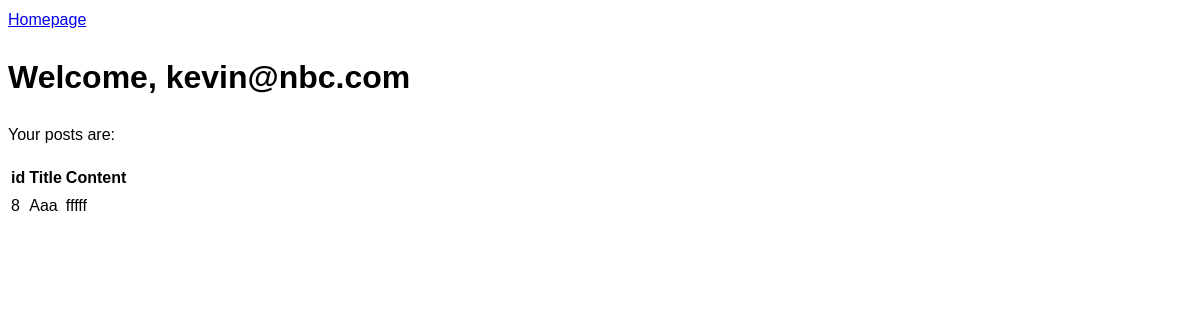
/profile/4 (signed in), run on an earlier commit of the app's database.
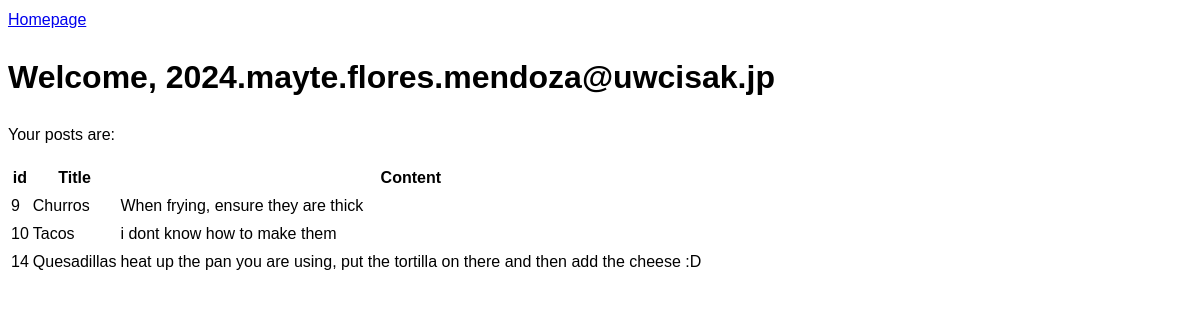
And on a later commit of the database.
### tables this page shows
CREATE TABLE users (
        id INTEGER PRIMARY KEY,
        email TEXT NOT NULL,
        password TEXT
    );

CREATE TABLE posts (
        id INTEGER PRIMARY KEY,
        title VARCHAR(100),
        content TEXT,
        ingredients TEXT,
        user_id INTEGER,
        FOREIGN KEY (user_id) REFERENCES users(id) on delete cascade 
    );

### main.py (the view)
@app.route('/profile/<user_id>', methods=['GET','POST'])
def profile(user_id:int): #Get the user_id to know which user it is
    if request.cookies.get('user_id'): #Check if user is logged in (For security purposes)
        db = database_worker("social_net.db")
        user,posts = None, None
        user= db.search(f"SELECT * from users where id={user_id}")
        if user:
            posts = db.search(f"select * from posts where user_id={user_id}")
            user = user[0] #remeber db.search returns a list
        return render_template("profile.html", user=user, posts=posts) #Showcases the user name and posts
    else:
        return redirect('login')

### my_lib.py (called while the page is built)
    def search(self, query):
        result = self.cursor.execute(query).fetchall()
        return result

### Templates/profile.html (shortened to what this page needs)
<!DOCTYPE html>
<html lang="en">
<head>
    <link rel="stylesheet" href="/static/home.css">
</head>
<body>
<div>
    <a href = "{{ url_for("home") }}"> Homepage</a>
</div>
{% if user %}
    <h1>Welcome, {{ user[1] }}</h1>
    {% if posts|length > 0 %}
    <p>Your posts are:</p>
    <table>
    <tr>
        <th>id</th>
        <th>Title</th>
        <th>Content</th>
    </tr>
    {% for p in posts %}
    <tr>
        <td>{{ p[0] }}</td>
        <td>{{ p[1].title() }}</td>
        <td>{{ p[2] }}</td>
    </tr>
    {% endfor %}
    </table>
    {% else %}
        <p>You don't have posts yet</p>
    {% endif %}
    {% else %}
    <h1> User does not exist</h1>
{%  endif %}
</body>
</html>

### static/home.css (style rules this page uses)
body { background-color: #FCEADE; background-image: url("/static/Cooking-Home-Collection.jpeg"); background-size: cover; height: 100%; font-family: Arial, sans-serif; font-size: 16px; line-height: 1.5; align-items: center; justify-content: center; background-color: rgba(255, 255, 255, 0.8); }

What changed in the data, as far as the page shows it:
no longer on this page (row edited): posts: id "8", title "Aaa", content "fffff"
changed users: email "kevin@nbc.com" → "2024.mayte.flores.mendoza@uwcisak.jp"
now on this page (row edited): posts: id "9", title "Churros", content "When frying, ensure they are thick"
added posts: id "10", title "Tacos", content "i dont know how to make them"
added posts: id "14", title "Quesadillas", content "heat up the pan you are using, put the tortilla on there and then add the cheese :D"
